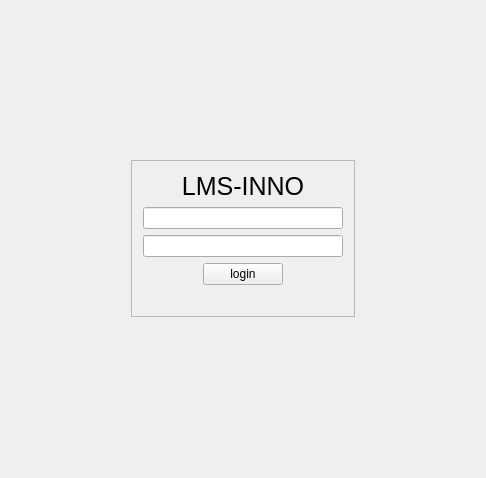
<?xml version="1.0" encoding="UTF-8"?>
<ui version="4.0">
 <class>MainWindow</class>
 <widget class="QMainWindow" name="MainWindow">
  <property name="geometry">
   <rect>
    <x>0</x>
    <y>0</y>
    <width>486</width>
    <height>478</height>
   </rect>
  </property>
  <property name="windowTitle">
   <string>MainWindow</string>
  </property>
  <widget class="QWidget" name="centralWidget">
   <layout class="QVBoxLayout" name="verticalLayout_2">
    <item>
     <layout class="QGridLayout" name="gridLayout">
      <item row="1" column="0">
       <widget class="QLabel" name="label_2">
        <property name="sizePolicy">
         <sizepolicy hsizetype="Fixed" vsizetype="Fixed">
          <horstretch>0</horstretch>
          <verstretch>0</verstretch>
         </sizepolicy>
        </property>
        <property name="minimumSize">
         <size>
          <width>0</width>
          <height>0</height>
         </size>
        </property>
        <property name="maximumSize">
         <size>
          <width>100</width>
          <height>100</height>
         </size>
        </property>
        <property name="text">
         <string/>
        </property>
        <property name="pixmap">
         <pixmap>:/Изображения/library.png</pixmap>
        </property>
        <property name="scaledContents">
         <bool>true</bool>
        </property>
        <property name="alignment">
         <set>Qt::AlignRight|Qt::AlignTop|Qt::AlignTrailing</set>
        </property>
        <property name="margin">
         <number>0</number>
        </property>
       </widget>
      </item>
      <item row="0" column="0">
       <spacer name="verticalSpacer">
        <property name="orientation">
         <enum>Qt::Vertical</enum>
        </property>
        <property name="sizeHint" stdset="0">
         <size>
          <width>20</width>
          <height>20</height>
         </size>
        </property>
       </spacer>
      </item>
     </layout>
    </item>
    <item>
     <layout class="QGridLayout" name="gridLayout_2">
      <item row="0" column="0">
       <widget class="QFrame" name="frame">
        <property name="sizePolicy">
         <sizepolicy hsizetype="Maximum" vsizetype="Maximum">
          <horstretch>0</horstretch>
          <verstretch>0</verstretch>
         </sizepolicy>
        </property>
        <property name="frameShape">
         <enum>QFrame::StyledPanel</enum>
        </property>
        <property name="frameShadow">
         <enum>QFrame::Raised</enum>
        </property>
        <layout class="QVBoxLayout" name="verticalLayout">
         <item>
          <widget class="QLabel" name="label">
           <property name="font">
            <font>
             <pointsize>19</pointsize>
            </font>
           </property>
           <property name="text">
            <string>LMS-INNO</string>
           </property>
           <property name="alignment">
            <set>Qt::AlignCenter</set>
           </property>
          </widget>
         </item>
         <item>
          <widget class="QLineEdit" name="line_login">
           <property name="minimumSize">
            <size>
             <width>200</width>
             <height>0</height>
            </size>
           </property>
           <property name="toolTip">
            <string>login</string>
           </property>
          </widget>
         </item>
         <item>
          <widget class="QLineEdit" name="line_password">
           <property name="minimumSize">
            <size>
             <width>200</width>
             <height>0</height>
            </size>
           </property>
           <property name="toolTip">
            <string>password</string>
           </property>
           <property name="echoMode">
            <enum>QLineEdit::Password</enum>
           </property>
          </widget>
         </item>
         <item>
          <layout class="QHBoxLayout" name="horizontalLayout">
           <item>
            <widget class="QPushButton" name="button_login">
             <property name="maximumSize">
              <size>
               <width>80</width>
               <height>16777215</height>
              </size>
             </property>
             <property name="text">
              <string>login</string>
             </property>
            </widget>
           </item>
          </layout>
         </item>
         <item>
          <widget class="QLabel" name="status">
           <property name="text">
            <string/>
           </property>
           <property name="alignment">
            <set>Qt::AlignCenter</set>
           </property>
          </widget>
         </item>
        </layout>
       </widget>
      </item>
      <item row="1" column="0">
       <spacer name="verticalSpacer_2">
        <property name="orientation">
         <enum>Qt::Vertical</enum>
        </property>
        <property name="sizeHint" stdset="0">
         <size>
          <width>20</width>
          <height>150</height>
         </size>
        </property>
       </spacer>
      </item>
     </layout>
    </item>
   </layout>
  </widget>
 </widget>
 <layoutdefault spacing="6" margin="11"/>
 <resources/>
 <connections/>
</ui>
